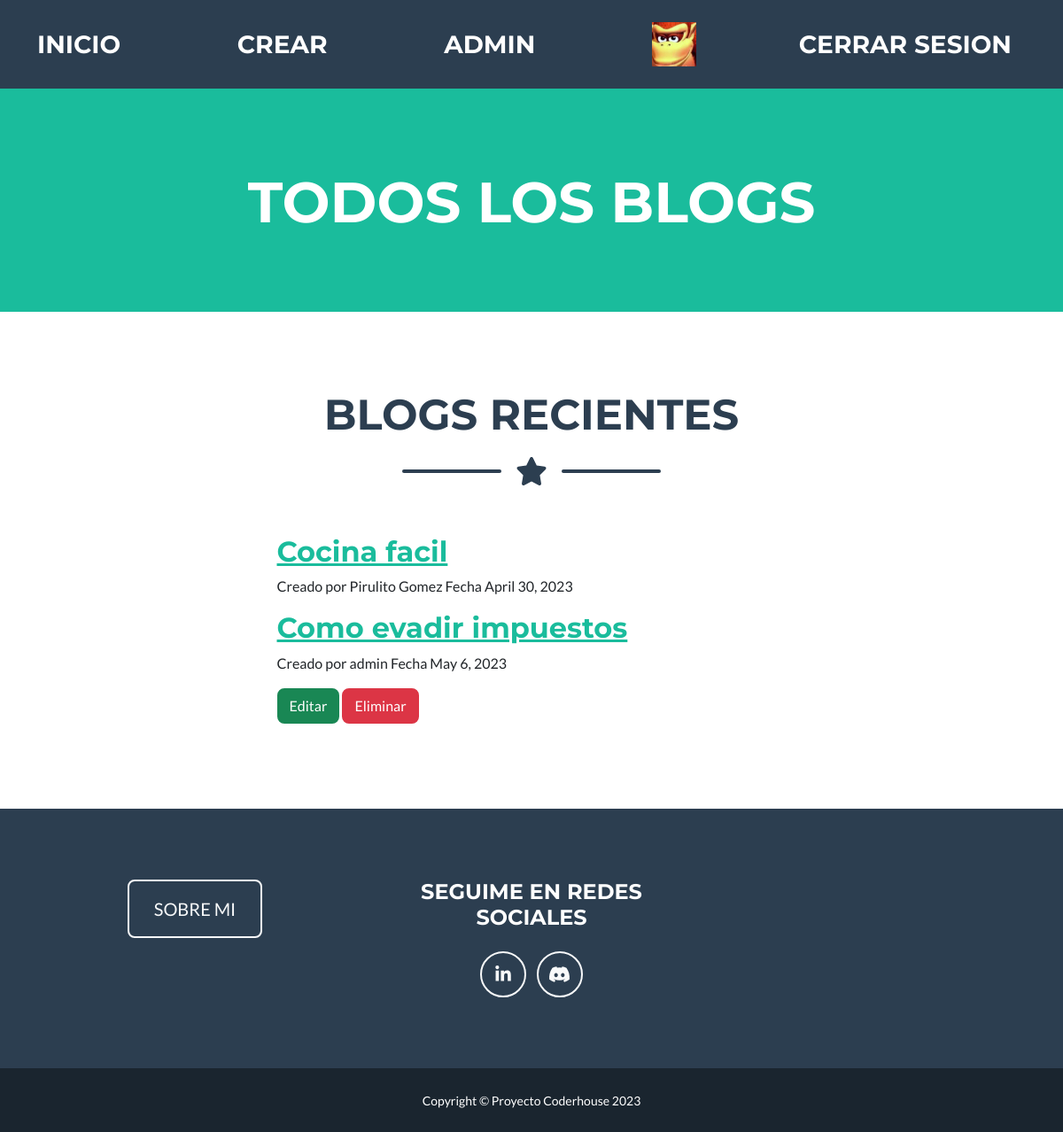
The page /accounts/eliminarBlog/2 (signed in) on the database its author committed.
### accounts/models.py (models this page shows)
class BlogCreado(models.Model):
    tituloDelBlog=models.CharField(max_length=50)
    subtituloDelBlog=models.CharField(max_length=100)
    cuerpoDelBlog=models.TextField()
    autorDelBlog=models.CharField(max_length=50)
    fechaDelBlog=models.DateField()
    def __str__(self):
        return f"{self.tituloDelBlog.upper()} - {self.subtituloDelBlog}"

### accounts/views.py (the view)
# urls.py: path("eliminarBlog/<int:id>", eliminarBlog, name="eliminarBlog"),
@login_required
def eliminarBlog(request, id):
    usuario=request.user
    nombreAutor=BlogCreado.objects.filter(autorDelBlog__icontains=usuario.username)
    print(nombreAutor)
    blog=BlogCreado.objects.get(id=id)
    print(blog)
    blog.delete()
    blogs=BlogCreado.objects.all()
    form = BlogCreadoForm()
    return render(request, "listaDeBlogs.html", {"blogs": blogs, "mensaje": "Blog eliminado correctamente", "form": form, "avatar":obtenerAvatar(request)})

### accounts/views.py (called while the page is built)
@login_required
def obtenerAvatar(request):
    avatares=Avatar.objects.filter(user=request.user.id)
    if len(avatares)!=0:
        return avatares[0].imagen.url
    else:
        return "/media/avatars/default.png"

### templates/listaDeBlogs.html (shortened to what this page needs)
{% extends "padre.html" %}
{% load static %}
{% block navBar %}
        <nav class="navbar navbar-expand-lg bg-secondary text-uppercase fixed-top" id="mainNav">
            <div class="container">
                <a class="navbar-brand" href="{% url "inicio" %}">INICIO</a>
                <a class="navbar-brand" href="{% url "crearBlog" %}">Crear</a>
                <a class="navbar-brand" href="{% url "perfilDeUsuario" %}">{{ user.username }}</a>
                <img src="{{ avatar }}" alt="Avatar" style="width:50px;height:50px;">
                <a class="navbar-brand" href="{% url "logout" %}">Cerrar Sesion</a>
            </div>
        </nav>
{% endblock navBar %}
{% block titulo %}
<h1 class="masthead-heading text-uppercase mb-0">Todos los blogs</h1>
{% endblock titulo %}
{% block primerSeccionPagina %}
<section class="page-section portfolio" id="portfolio">
    <div class="container">
        <h2 class="page-section-heading text-center text-uppercase text-secondary mb-0">Blogs Recientes</h2>
        <div class="divider-custom">
            <div class="divider-custom-line"></div>
            <div class="divider-custom-icon"><i class="fas fa-star"></i></div>
            <div class="divider-custom-line"></div>
        </div>
        <div class="container px-4 px-lg-5">
            <div class="row gx-4 gx-lg-5 justify-content-center">
                <div class="col-md-10 col-lg-8 col-xl-7">
                    <div class="post-preview">
                        {% for blog in blogs %}
                        <a href="{{blog.id}}">
                            <h2 class="post-title">{{ blog.tituloDelBlog }}</h2>
                        </a>
                        <p class="post-meta">
                            Creado por {{ blog.autorDelBlog }}
                            Fecha {{ blog.fechaDelBlog }}
                        </p>
                        {% if request.user.username == blog.autorDelBlog %}
                        <a class="btn btn-success" href="{% url 'editarBlog'  blog.id  %}">Editar</a>
                        <a class="btn btn-danger" href="{% url 'eliminarBlog'  blog.id  %}">Eliminar</a>
                        {% endif %}
                        {% endfor %}
                    </div>
                </div>
            </div>
        </div>
    </div>
</section>
{% endblock primerSeccionPagina %}

### rows shown on the page
BlogCreado: tituloDelBlog "Cocina facil", autorDelBlog "Pirulito Gomez", fechaDelBlog "April 30, 2023"
BlogCreado: tituloDelBlog "Como evadir impuestos", autorDelBlog "admin", fechaDelBlog "May 6, 2023", shows "Editar"

### other values the page prints
{{ user.username }} "ADMIN"
